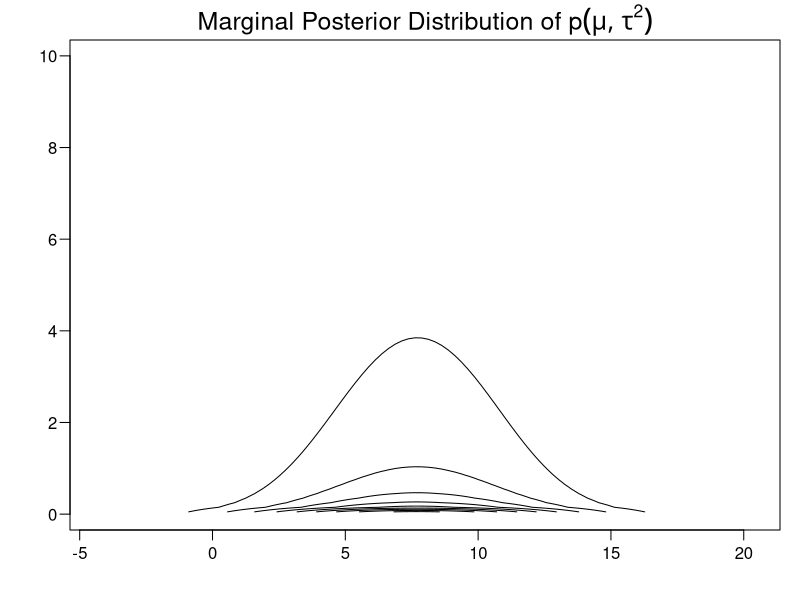

R code for this plot:
data <- read.table("../SAT.dat",header = TRUE)

logpost.mutau <- function(mu, tau, y=data$esteffect, sig=data$seeffect){
	logprior <- -log(tau)/2
	loglike  <- sum(dnorm(y, mean=mu, sd=sqrt(sig^2 + tau), log = TRUE))
	logpost <- logprior + loglike
	return(logpost)
}

vlogpost <- Vectorize(logpost.mutau)

n.grid <- 100
mu.grid <- ppoints(n.grid)*25-4.5
tau.grid <- ppoints(n.grid)*10


vals <- data.matrix(expand.grid(mu.grid, tau.grid))

logpost<-vlogpost(vals[,1],vals[,2])

post <- exp(logpost-max(logpost))
post <- post/sum(post)
summary(post)
mpost <- matrix(post, n.grid,n.grid)

par(mar=c(3.5,3.5,2,1), mgp=c(2,.65,0), las=1, cex.main=1.5)  
contour(mu.grid,tau.grid, mpost, drawlabels=FALSE, main= expression(paste("Marginal Posterior Distribution of ", plain(p)(mu,tau^2))))